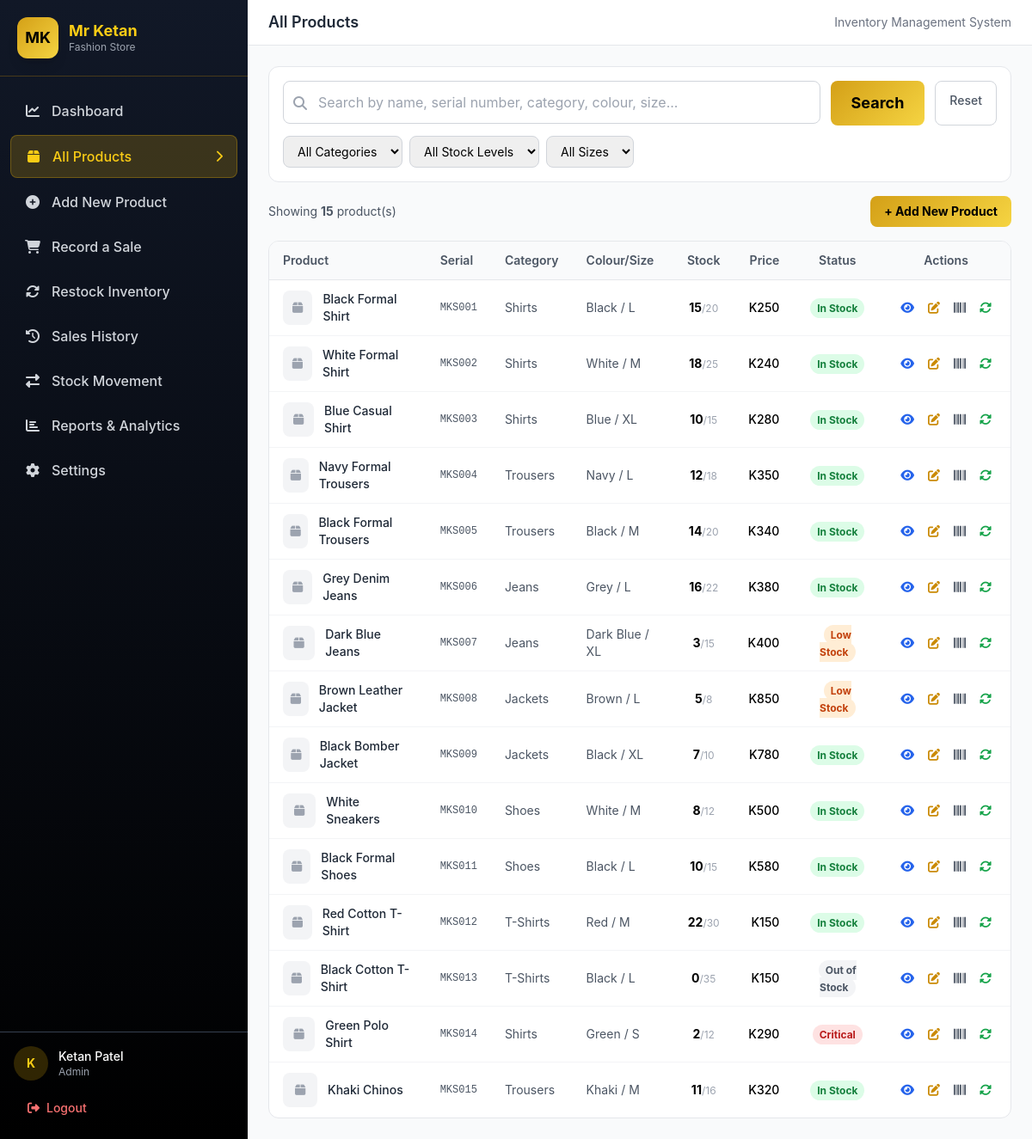
The page /products.php (signed in) on the database its author committed.
### tables this page shows
CREATE TABLE products (
    id INT AUTO_INCREMENT PRIMARY KEY,
    serial_number VARCHAR(50) NOT NULL UNIQUE,
    product_name VARCHAR(150) NOT NULL,
    category_id INT NOT NULL,
    colour VARCHAR(50) NOT NULL,
    size VARCHAR(20) NOT NULL,
    original_quantity INT NOT NULL DEFAULT 0,
    current_quantity INT NOT NULL DEFAULT 0,
    total_sold INT NOT NULL DEFAULT 0,
    purchase_price DECIMAL(10,2) NOT NULL DEFAULT 0.00,
    selling_price DECIMAL(10,2) NOT NULL DEFAULT 0.00,
    product_image VARCHAR(255) DEFAULT NULL,
    barcode_image VARCHAR(255) DEFAULT NULL,
    minimum_stock_level INT NOT NULL DEFAULT 5,
    created_at TIMESTAMP DEFAULT CURRENT_TIMESTAMP,
    updated_at TIMESTAMP DEFAULT CURRENT_TIMESTAMP ON UPDATE CURRENT_TIMESTAMP,
    archived_at TIMESTAMP NULL DEFAULT NULL,
    last_restocked_at TIMESTAMP NULL DEFAULT NULL,
    FOREIGN KEY (category_id) REFERENCES categories(id),
    INDEX idx_serial (serial_number),
    INDEX idx_category (category_id),
    INDEX idx_archived (archived_at)
);

CREATE TABLE categories (
    id INT AUTO_INCREMENT PRIMARY KEY,
    category_name VARCHAR(50) NOT NULL UNIQUE,
    description TEXT,
    created_at TIMESTAMP DEFAULT CURRENT_TIMESTAMP
);

CREATE TABLE settings (
    id INT AUTO_INCREMENT PRIMARY KEY,
    setting_key VARCHAR(50) NOT NULL UNIQUE,
    setting_value TEXT,
    INDEX idx_key (setting_key)
);

### config/app.php (called while the page is built, shortened)
<?php
function e($string) {
    return htmlspecialchars($string, ENT_QUOTES, 'UTF-8');
}
function get_setting($pdo, $key, $default = '') {
    $stmt = $pdo->prepare("SELECT setting_value FROM settings WHERE setting_key = ?");
    $stmt->execute([$key]);
    $result = $stmt->fetch();
    return $result ? $result['setting_value'] : $default;
}
function is_logged_in() {
    return isset($_SESSION['user_id']);
}
function current_user() {
    return [
        'id' => $_SESSION['user_id'],
        'full_name' => $_SESSION['full_name'],
        'username' => $_SESSION['username'],
        'role' => $_SESSION['role'],
    ];
}

### includes/functions.php (called while the page is built, shortened)
<?php
require_once __DIR__ . '/../config/database.php';
require_once __DIR__ . '/../config/app.php';
function get_stock_status($quantity, $low_threshold = 5, $critical_threshold = 2) {
    if ($quantity == 0) return ['label' => 'Out of Stock', 'color' => 'bg-gray-100 text-gray-600'];
    if ($quantity <= $critical_threshold) return ['label' => 'Critical', 'color' => 'bg-red-100 text-red-700'];
    if ($quantity <= $low_threshold) return ['label' => 'Low Stock', 'color' => 'bg-orange-100 text-orange-700'];
    return ['label' => 'In Stock', 'color' => 'bg-green-100 text-green-700'];
}

### products.php (the view, shortened to what this page needs)
<?php
require_once __DIR__ . '/includes/functions.php';
$page_title = 'All Products';
$currency = get_setting($pdo, 'currency', 'K');
$low_threshold = get_setting($pdo, 'low_stock_threshold', 5);
$critical_threshold = get_setting($pdo, 'critical_stock_threshold', 2);
$search = trim($_GET['search'] ?? '');
$where = ["p.archived_at IS NULL"];
$params = [];
$where_clause = implode(' AND ', $where);
$sql = "SELECT p.*, c.category_name FROM products p LEFT JOIN categories c ON p.category_id = c.id WHERE $where_clause ORDER BY p.created_at DESC";
$stmt = $pdo->prepare($sql);
$stmt->execute($params);
$products = $stmt->fetchAll();
include __DIR__ . '/includes/header.php';
include __DIR__ . '/includes/sidebar.php';
?>
<div class="space-y-4">
    <div class="bg-white rounded-xl border border-gray-200 p-4">
        <form method="GET" class="space-y-3">
            <div class="flex flex-col lg:flex-row gap-3">
                <div class="relative flex-1">
                    <i class="fas fa-search absolute left-3 top-1/2 -translate-y-1/2 text-gray-400"></i>
                    <input type="text" name="search" value="<?php echo e($search); ?>"
                           placeholder="Search by name, serial number, category, colour, size..."
                           class="w-full pl-10 pr-4 py-3 border border-gray-300 rounded-lg text-base focus:ring-2 focus:ring-yellow-500 focus:border-yellow-500 outline-none">
                </div>
                <button type="submit" class="px-6 py-3 btn-gold rounded-lg text-lg">Search</button>
                <a href="<?php echo BASE_URL; ?>products.php" class="px-4 py-3 border border-gray-300 rounded-lg text-gray-600 hover:bg-gray-50 font-medium text-sm text-center">Reset</a>
            </div>
            <div class="flex flex-wrap gap-2">
                <select name="category" onchange="this.form.submit()" class="px-3 py-2 border border-gray-300 rounded-lg text-sm">
                    <option value="">All Categories</option>
                </select>
                <select name="stock" onchange="this.form.submit()" class="px-3 py-2 border border-gray-300 rounded-lg text-sm">
                    <option value="">All Stock Levels</option>
                </select>
                <select name="size" onchange="this.form.submit()" class="px-3 py-2 border border-gray-300 rounded-lg text-sm">
                    <option value="">All Sizes</option>
                </select>
            </div>
        </form>
    </div>
    <div class="flex items-center justify-between">
        <p class="text-sm text-gray-600">Showing <span class="font-bold"><?php echo count($products); ?></span> product(s)</p>
        <a href="<?php echo BASE_URL; ?>add_product.php" class="px-4 py-2 btn-gold rounded-lg text-sm">+ Add New Product</a>
    </div>
    <div class="bg-white rounded-xl border border-gray-200 overflow-hidden">
        <div class="overflow-x-auto">
            <table class="w-full text-sm">
                <thead class="bg-gray-50 border-b border-gray-200">
                    <tr>
                        <th class="text-left px-4 py-3 font-semibold text-gray-600">Product</th>
                        <th class="text-left px-4 py-3 font-semibold text-gray-600 hidden md:table-cell">Serial</th>
                        <th class="text-left px-4 py-3 font-semibold text-gray-600 hidden lg:table-cell">Category</th>
                        <th class="text-left px-4 py-3 font-semibold text-gray-600 hidden lg:table-cell">Colour/Size</th>
                        <th class="text-center px-4 py-3 font-semibold text-gray-600">Stock</th>
                        <th class="text-right px-4 py-3 font-semibold text-gray-600 hidden md:table-cell">Price</th>
                        <th class="text-center px-4 py-3 font-semibold text-gray-600">Status</th>
                        <th class="text-center px-4 py-3 font-semibold text-gray-600">Actions</th>
                    </tr>
                </thead>
                <tbody class="divide-y divide-gray-100">
                    <?php foreach ($products as $p):
                        $status = get_stock_status($p['current_quantity'], $low_threshold, $critical_threshold);
                    ?>
                    <tr class="hover:bg-gray-50">
                        <td class="px-4 py-3">
                            <div class="flex items-center gap-3">
                                <div class="w-10 h-10 bg-gray-100 rounded-lg flex items-center justify-center">
                                    <?php if ($p['product_image']): ?>
                                        <img src="<?php echo BASE_URL . 'uploads/products/' . e($p['product_image']); ?>" class="w-10 h-10 rounded-lg object-cover">
                                    <?php else: ?>
                                        <i class="fas fa-box text-gray-400"></i>
                                    <?php endif; ?>
                                </div>
                                <span class="font-medium text-gray-800"><?php echo e($p['product_name']); ?></span>
                            </div>
                        </td>
                        <td class="px-4 py-3 text-gray-600 hidden md:table-cell font-mono text-xs"><?php echo e($p['serial_number']); ?></td>
                        <td class="px-4 py-3 text-gray-600 hidden lg:table-cell"><?php echo e($p['category_name']); ?></td>
                        <td class="px-4 py-3 text-gray-600 hidden lg:table-cell"><?php echo e($p['colour']); ?> / <?php echo e($p['size']); ?></td>
                        <td class="px-4 py-3 text-center"><span class="font-bold"><?php echo $p['current_quantity']; ?></span><span class="text-gray-400 text-xs">/<?php echo $p['original_quantity']; ?></span></td>
                        <td class="px-4 py-3 text-right hidden md:table-cell font-medium"><?php echo $currency; ?><?php echo number_format($p['selling_price']); ?></td>
                        <td class="px-4 py-3 text-center"><span class="px-2 py-1 rounded-full text-xs font-bold <?php echo $status['color']; ?>"><?php echo $status['label']; ?></span></td>
                        <td class="px-4 py-3">
                            <div class="flex items-center justify-center gap-1">
                                <a href="<?php echo BASE_URL; ?>product_detail.php?id=<?php echo $p['id']; ?>" class="p-1.5 hover:bg-blue-50 rounded text-blue-600" title="View"><i class="fas fa-eye"></i></a>
                                <a href="<?php echo BASE_URL; ?>add_product.php?edit=<?php echo $p['id']; ?>" class="p-1.5 hover:bg-yellow-50 rounded text-yellow-600" title="Edit"><i class="fas fa-edit"></i></a>
                                <a href="<?php echo BASE_URL; ?>barcode.php?id=<?php echo $p['id']; ?>" target="_blank" class="p-1.5 hover:bg-gray-100 rounded text-gray-600" title="Barcode"><i class="fas fa-barcode"></i></a>
                                <a href="<?php echo BASE_URL; ?>restock.php?id=<?php echo $p['id']; ?>" class="p-1.5 hover:bg-green-50 rounded text-green-600" title="Restock"><i class="fas fa-sync-alt"></i></a>
                            </div>
                        </td>
                    </tr>
                    <?php endforeach; ?>
                </tbody>
            </table>
        </div>
    </div>
</div>
<?php include __DIR__ . '/includes/footer.php'; ?>

### includes/header.php (shortened to what this page needs)
<?php
require_once __DIR__ . '/../config/app.php';
$page_title = $page_title ?? 'Dashboard';
?>
<!DOCTYPE html>
<html lang="en">
<head>
    <script src="https://cdn.tailwindcss.com"></script>
    <link rel="stylesheet" href="https://cdnjs.cloudflare.com/ajax/libs/font-awesome/6.4.0/css/all.min.css">
</head>
<body class="bg-gray-50 min-h-screen">
<div class="flex min-h-screen">

### includes/sidebar.php (shortened to what this page needs)
<?php
$current_page = basename($_SERVER['PHP_SELF'], '.php');
$user = current_user();
?>
<aside class="w-72 sidebar-gradient text-white flex flex-col fixed h-full z-50 transform -translate-x-full lg:translate-x-0 transition-transform" id="sidebar">
    <div class="p-5 border-b border-yellow-600/30">
        <div class="flex items-center gap-3">
            <div class="w-12 h-12 gold-gradient rounded-xl flex items-center justify-center text-black font-bold text-lg shadow-lg">MK</div>
            <div>
                <h1 class="text-lg font-bold text-yellow-400 leading-tight">Mr Ketan</h1>
                <p class="text-xs text-gray-400">Fashion Store</p>
            </div>
        </div>
    </div>
    <nav class="flex-1 overflow-y-auto py-4 px-3">
        <ul class="space-y-1">
            <?php
            $nav_items = [
                ['dashboard', 'Dashboard', 'fa-chart-line'],
                ['products', 'All Products', 'fa-box'],
                ['add_product', 'Add New Product', 'fa-plus-circle'],
                ['record_sale', 'Record a Sale', 'fa-shopping-cart'],
                ['restock', 'Restock Inventory', 'fa-sync-alt'],
                ['sales_history', 'Sales History', 'fa-history'],
                ['stock_movement', 'Stock Movement', 'fa-exchange-alt'],
                ['reports', 'Reports & Analytics', 'fa-chart-bar'],
            ];
            if ($user && $user['role'] === 'admin') {
                $nav_items[] = ['settings', 'Settings', 'fa-cog'];
            }
            foreach ($nav_items as $item):
                $active = $current_page === $item[0];
            ?>
            <li>
                <a href="<?php echo BASE_URL . $item[0]; ?>.php"
                   class="flex items-center gap-3 px-4 py-3 rounded-lg text-base font-medium transition-all <?php echo $active ? 'bg-yellow-500/20 text-yellow-400 border border-yellow-500/30' : 'text-gray-300 hover:bg-white/5 hover:text-white'; ?>">
                    <i class="fas <?php echo $item[2]; ?> w-5 text-center"></i>
                    <span><?php echo $item[1]; ?></span>
                    <?php if ($active): ?><i class="fas fa-chevron-right ml-auto text-sm"></i><?php endif; ?>
                </a>
            </li>
            <?php endforeach; ?>
        </ul>
    </nav>
    <div class="p-4 border-t border-gray-700">
        <div class="flex items-center gap-3 mb-3">
            <div class="w-10 h-10 bg-yellow-500/20 rounded-full flex items-center justify-center">
                <span class="text-yellow-400 font-bold text-sm"><?php echo strtoupper(substr($user['full_name'] ?? 'U', 0, 1)); ?></span>
            </div>
            <div class="flex-1 min-w-0">
                <p class="text-sm font-medium text-white truncate"><?php echo e($user['full_name'] ?? 'Guest'); ?></p>
                <p class="text-xs text-gray-400 capitalize"><?php echo e($user['role'] ?? ''); ?></p>
            </div>
        </div>
        <a href="<?php echo BASE_URL; ?>logout.php" class="flex items-center gap-2 w-full px-4 py-2.5 rounded-lg text-red-400 hover:bg-red-500/10 transition-colors text-sm font-medium">
            <i class="fas fa-sign-out-alt"></i>
            <span>Logout</span>
        </a>
    </div>
</aside>
<div class="flex-1 lg:ml-72 flex flex-col">
    <header class="bg-white border-b border-gray-200 px-4 lg:px-6 py-3 flex items-center gap-4 sticky top-0 z-30">
        <div class="flex-1">
            <h2 class="text-lg font-semibold text-gray-800"><?php echo e($page_title); ?></h2>
        </div>
        <div class="text-sm text-gray-500 hidden sm:block">Inventory Management System</div>
    </header>
    <main class="flex-1 p-4 lg:p-6 overflow-auto">

### includes/footer.php (shortened to what this page needs)
    </main>
</div>
</div>
</body>
</html>

### includes/header.php (style rules this page uses)
:root { --gold: #D4A017; --gold-light: #F5D442; --dark: #1a1a1a; }
body { font-family: 'Inter', -apple-system, BlinkMacSystemFont, sans-serif; }
.sidebar-gradient { background: linear-gradient(to bottom, #111827, #000000); }
.gold-gradient { background: linear-gradient(135deg, #D4A017, #F5D442); }
.btn-gold { background: linear-gradient(135deg, #D4A017, #F5D442); color: #000; font-weight: 700; }

### rows shown on the page
products: product_name "Black Formal Shirt", serial_number "MKS001", category.category_name "Shirts", colour "Black", size "L", current_quantity "15", original_quantity "20", selling_price "250", label "In Stock"
settings: setting_value "K"
products: product_name "White Formal Shirt", serial_number "MKS002", category.category_name "Shirts", colour "White", size "M", current_quantity "18", original_quantity "25", selling_price "240", label "In Stock"
products: product_name "Blue Casual Shirt", serial_number "MKS003", category.category_name "Shirts", colour "Blue", size "XL", current_quantity "10", original_quantity "15", selling_price "280", label "In Stock"
products: product_name "Navy Formal Trousers", serial_number "MKS004", category.category_name "Trousers", colour "Navy", size "L", current_quantity "12", original_quantity "18", selling_price "350", label "In Stock"
products: product_name "Black Formal Trousers", serial_number "MKS005", category.category_name "Trousers", colour "Black", size "M", current_quantity "14", original_quantity "20", selling_price "340", label "In Stock"
products: product_name "Grey Denim Jeans", serial_number "MKS006", category.category_name "Jeans", colour "Grey", size "L", current_quantity "16", original_quantity "22", selling_price "380", label "In Stock"
products: product_name "Dark Blue Jeans", serial_number "MKS007", category.category_name "Jeans", colour "Dark Blue", size "XL", current_quantity "3", original_quantity "15", selling_price "400", label "Low Stock"
products: product_name "Brown Leather Jacket", serial_number "MKS008", category.category_name "Jackets", colour "Brown", size "L", current_quantity "5", original_quantity "8", selling_price "850", label "Low Stock"
products: product_name "Black Bomber Jacket", serial_number "MKS009", category.category_name "Jackets", colour "Black", size "XL", current_quantity "7", original_quantity "10", selling_price "780", label "In Stock"
products: product_name "White Sneakers", serial_number "MKS010", category.category_name "Shoes", colour "White", size "M", current_quantity "8", original_quantity "12", selling_price "500", label "In Stock"
products: product_name "Black Formal Shoes", serial_number "MKS011", category.category_name "Shoes", colour "Black", size "L", current_quantity "10", original_quantity "15", selling_price "580", label "In Stock"
products: product_name "Red Cotton T-Shirt", serial_number "MKS012", category.category_name "T-Shirts", colour "Red", size "M", current_quantity "22", original_quantity "30", selling_price "150", label "In Stock"
products: product_name "Black Cotton T-Shirt", serial_number "MKS013", category.category_name "T-Shirts", colour "Black", size "L", current_quantity "0", original_quantity "35", selling_price "150", label "Out of Stock"
products: product_name "Green Polo Shirt", serial_number "MKS014", category.category_name "Shirts", colour "Green", size "S", current_quantity "2", original_quantity "12", selling_price "290", label "Critical"
products: product_name "Khaki Chinos", serial_number "MKS015", category.category_name "Trousers", colour "Khaki", size "M", current_quantity "11", original_quantity "16", selling_price "320", label "In Stock"

### other values the page prints
$item[1] "Dashboard"
$item[1] "All Products"
$item[1] "Add New Product"
$item[1] "Record a Sale"
$item[1] "Restock Inventory"
$item[1] "Sales History"
$item[1] "Stock Movement"
$item[1] "Reports & Analytics"
$item[1] "Settings"
substr($user['full_name'] ?? 'U', 0, 1) "K"
$user['full_name'] "Ketan Patel"
$user['role'] "Admin"
$page_title "All Products"
count($products) "15"
